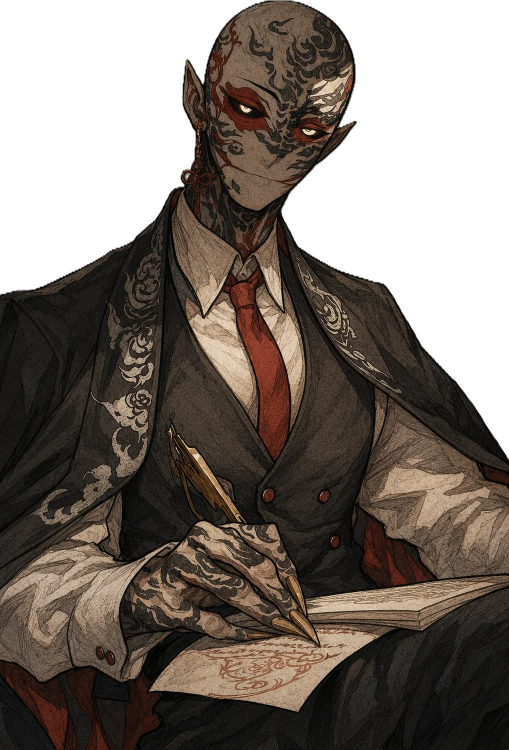
#> input picture img/pnj/ankou-uramei.webp, 1017 x 1500 px, given as the content of the folder ../img/pnj/ankou-uramei.webp, which was not available (shown at 1/2 size)
$ python optimize_images.py ../img/pnj/ankou-uramei.webp ../img/pnj/camont-gang-de-la-ruche.webp
#> lines starting #> are read from the running program, lines starting #| are printed output that depends on the picture
#!/usr/bin/env python3
"""Convertit des images en WebP pour le Codex.
Usage:
  python3 tools/optimize_images.py <dossier_source> <dossier_cible> [--type pnj|paysage]
- pnj     : largeur max 600 px, transparence conservée (portraits et pions)
- paysage : largeur max 1800 px (villes, cartes)
Le nom du fichier de sortie est le nom d'entrée en minuscules, sans accents ni espaces (ex: Yureï Poison.png -> yurei-poison.webp).
Nécessite: pip install pillow
"""
import sys, re, unicodedata
from pathlib import Path
from PIL import Image

def slug(name):
    s = unicodedata.normalize("NFD", name).encode("ascii", "ignore").decode().lower()
    return re.sub(r"[^a-z0-9]+", "-", s).strip("-")

def main():
    if len(sys.argv) < 3:
        print(__doc__); sys.exit(1)
    src, dst = Path(sys.argv[1]), Path(sys.argv[2])
    kind = sys.argv[sys.argv.index("--type") + 1] if "--type" in sys.argv else "pnj"
    width = 600 if kind == "pnj" else 1800
    dst.mkdir(parents=True, exist_ok=True)
    for f in sorted(src.iterdir()):
        if f.suffix.lower() not in {".png", ".jpg", ".jpeg", ".webp"}:
            continue
        im = Image.open(f)
#> im is the input picture: PIL image 1017x1500 RGBA; mean R, G, B, A 51, 41.9, 34.7, 179.6
        im = im.convert("RGBA") if kind == "pnj" else im.convert("RGB")
        if im.width > width:
            im = im.resize((width, round(im.height * width / im.width)), Image.LANCZOS)
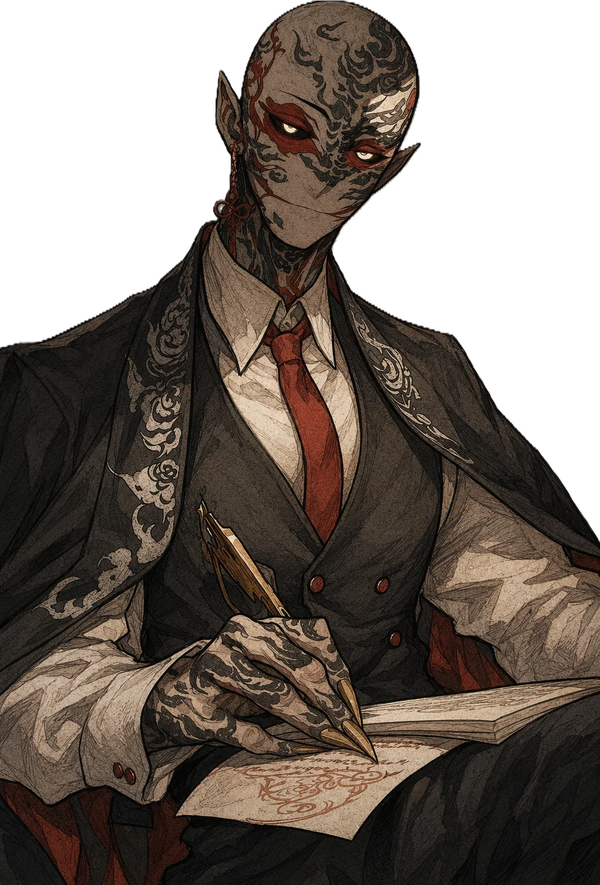
#> im: PIL image 600x885 RGBA; mean R, G, B, A 50.4, 41.4, 34.2, 179.6; transparent parts drawn white
        out = dst / (slug(f.stem) + ".webp")
        im.save(out, "WEBP", quality=82, method=6)
#> (the run stopped early here; a loop or call above may not have finished)

$ run again, on img/pnj/jericho.webp
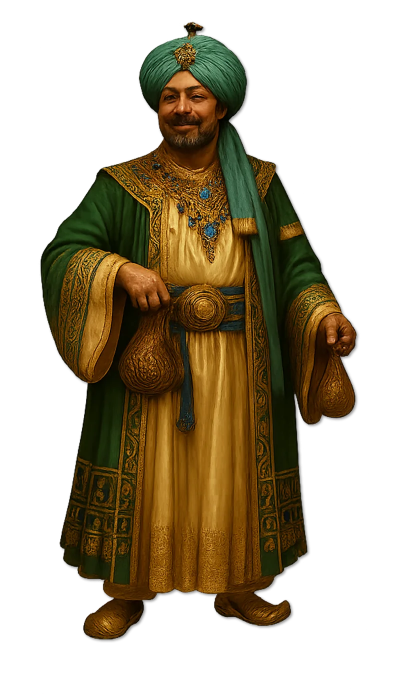
#> input picture img/pnj/jericho.webp, 804 x 1400 px, given as the content of the folder ../img/pnj/jericho.webp, which was not available (shown at 1/2 size)
#> in main, im is the input picture: PIL image 804x1400 RGBA; mean R, G, B, A 38, 27.6, 8, 109.5
#> in main, `im = im.resize((width, round(im.height * width / im.width)), Image.LAN..`:
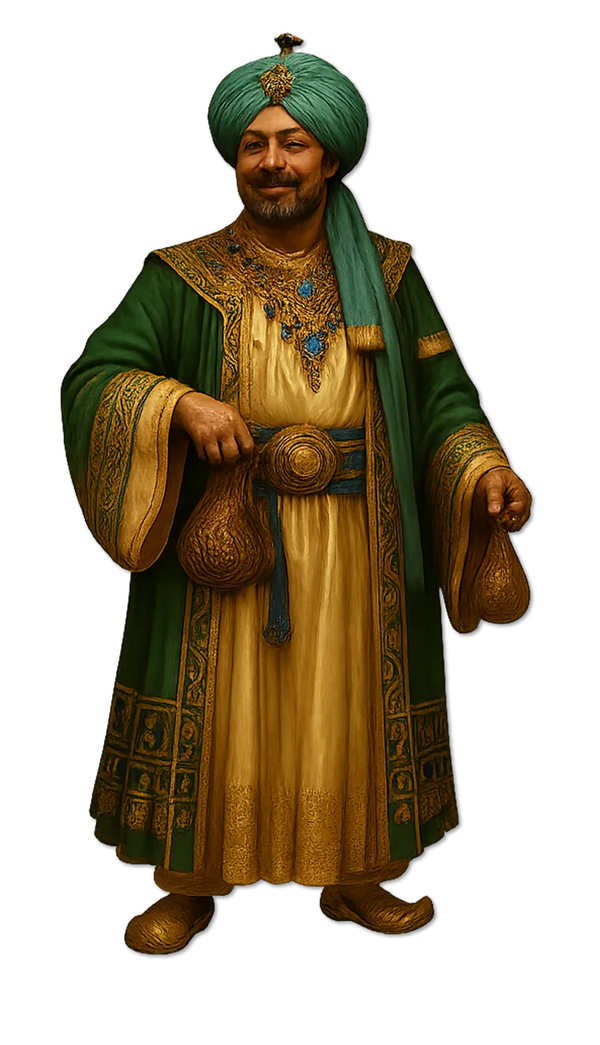
#> im: PIL image 600x1045 RGBA; mean R, G, B, A 37, 26.7, 7.2, 109.5; transparent parts drawn white
